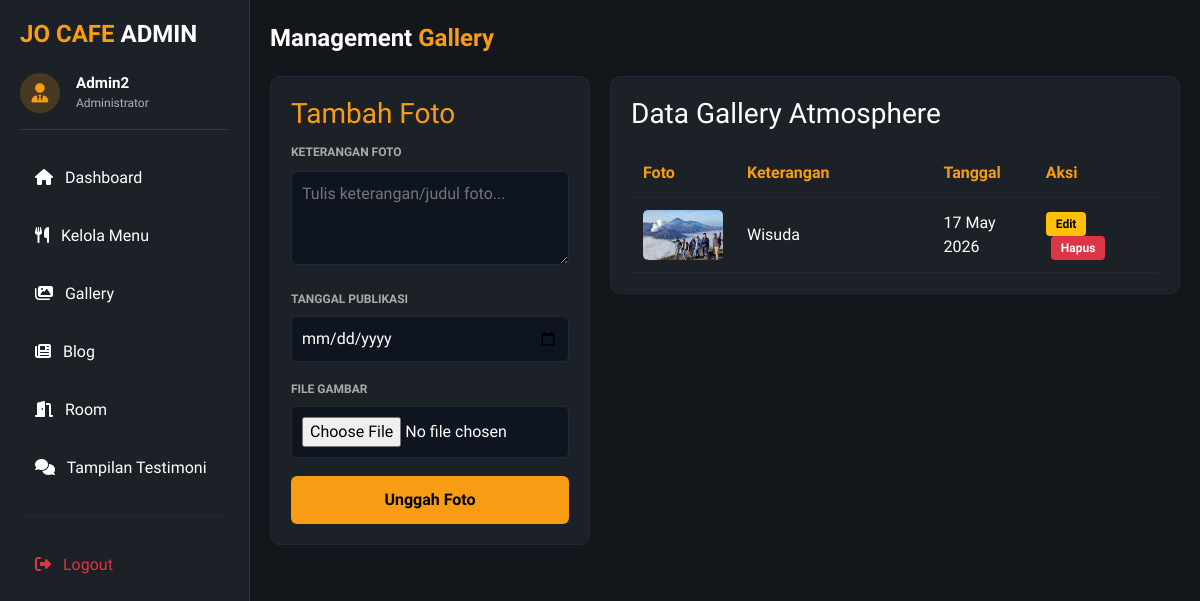
Page /dashboard/admin.php?page=galeri (signed in) on the committed database.
### tables this page shows
CREATE TABLE `gallery` (
  `id_gallery` int(11) NOT NULL,
  `id_admin` int(11) DEFAULT NULL,
  `gambar` varchar(255) DEFAULT NULL,
  `keterangan` varchar(250) NOT NULL,
  `tanggal` date DEFAULT NULL
);

### form_galeri.php (the view, shortened to what this page needs)
<?php
$conn = mysqli_connect("localhost", "root", "", "jocafee");
$url_kembali = "admin.php?page=galeri";
$is_edit = false;
$edit_data = ['id_gallery' => '', 'keterangan' => '', 'gambar' => '', 'tanggal' => ''];
?>
<!DOCTYPE html>
<html>
<head>
</head>
<body>
<div class="content">
    <div class="title">Management <span style="color:#f89d13;">Gallery</span></div>
    <div class="grid">
        <div class="card form">
            <h3 style="color: #f89d13; margin-top:0;"><?php echo $is_edit ? "Edit Foto" : "Tambah Foto"; ?></h3>
            <form action="" method="POST" enctype="multipart/form-data">
                <label style="font-size: 12px; color: #aaa; font-weight:bold;">KETERANGAN FOTO</label>
                <textarea name="keterangan" rows="3" placeholder="Tulis keterangan/judul foto..." required><?php echo htmlspecialchars($edit_data['keterangan']); ?></textarea>
                <label style="font-size: 12px; color: #aaa; font-weight:bold; margin-top: 10px; display:block;">TANGGAL PUBLIKASI</label>
                <input type="date" name="tanggal" value="<?php echo $edit_data['tanggal']; ?>" required>
                <label style="font-size: 12px; color: #aaa; font-weight:bold; margin-top: 10px; display:block;">FILE GAMBAR</label>
                <input type="file" name="gambar" accept="image/*" <?php echo $is_edit ? '' : 'required'; ?>>
                <button type="submit" name="simpan"><?php echo $is_edit ? "Simpan Perubahan" : "Unggah Foto"; ?></button>
            </form>
        </div>
        <div class="card" style="flex:1;">
            <h3 style="margin-top:0; color:white;">Data Gallery Atmosphere</h3>
            <table>
                <thead>
                    <tr>
                        <th style="width:15%">Foto</th>
                        <th style="width:40%">Keterangan</th>
                        <th style="width:20%">Tanggal</th>
                        <th style="width:25%">Aksi</th>
                    </tr>
                </thead>
                <tbody>
                    <?php
                    $get_galeri = mysqli_query($conn, "SELECT * FROM gallery ORDER BY id_gallery DESC");
                    while ($g = mysqli_fetch_assoc($get_galeri)) {
                        $path = "../assets/img/gallery/".$g['gambar'];
                        $img_src = (!empty($g['gambar']) && file_exists($path)) ? $path : 'https://via.placeholder.com/80x50?text=No+Img';
                    ?>
                    <tr>
                        <td><img src="<?php echo $img_src; ?>" alt="Galeri"></td>
                        <td class="text-white"><?php echo htmlspecialchars($g['keterangan']); ?></td>
                        <td class="text-white"><?php echo date('d M Y', strtotime($g['tanggal'])); ?></td>
                        <td>
                            <a href="<?= $url_kembali; ?>&edit=<?php echo $g['id_gallery']; ?>" class="btn-edit">Edit</a>
                            <a href="<?= $url_kembali; ?>&hapus=<?php echo $g['id_gallery']; ?>" class="btn-del" onclick="return confirm('Hapus foto ini secara permanen?')">Hapus</a>
                        </td>
                    </tr>
                    <?php } ?>
                </tbody>
            </table>
        </div>
    </div>
</div>
</body>
</html>

### dashboard/admin.php (style rules this page uses)
:root { --bg-main: #13171c; --bg-card: #1c2128; --text-main: #ffffff; --accent-gold: #f89d13; --border-dark: rgba(255, 255, 255, 0.1); }
body { font-family: 'Plus Jakarta Sans', sans-serif !important; background-color: var(--bg-main); color: var(--text-main); margin: 0; display: flex; }

### form_galeri.php (style rules this page uses)
body { margin:0; font-family: Arial, sans-serif; background:#13171c; color:white; }
.content { padding:20px; max-width:1100px; margin:auto; }
.title { font-size:24px; margin-bottom:20px; font-weight: bold; }
.grid { display:flex; gap:20px; align-items:flex-start; }
.card { background:#1c2128; padding:20px; border-radius:10px; border: 1px solid #1f2937; }
.form { width:320px; }
table { width:100%; border-collapse:collapse; margin-top:10px; }
td, th { padding:12px; border-bottom:1px solid #1f2937; text-align: left; }
th { color: #f89d13; }
input, select, textarea { width:100%; padding:10px; margin:8px 0; background:#0f1520; color:white; border:1px solid #1f2937; border-radius:6px; box-sizing: border-box; }
button { width:100%; padding:12px; background:#f89d13; border:none; cursor:pointer; border-radius:6px; font-weight:bold; margin-top: 10px; color: #000; }
img { width:80px; height:50px; object-fit:cover; border-radius:5px; background: #0f1520; }
.btn-del { color: white; background-color: #dc3545; text-decoration: none; font-size: 12px; font-weight: bold; padding: 5px 10px; border-radius: 4px; margin-left: 5px; }
.btn-edit { color: black; background-color: #ffc107; text-decoration: none; font-size: 12px; font-weight: bold; padding: 5px 10px; border-radius: 4px; }

### rows in the picture
gallery: gambar (picture), keterangan "Wisuda", tanggal "17 May 2026"

### other values in the picture
$_SESSION['username'] "Admin2"
